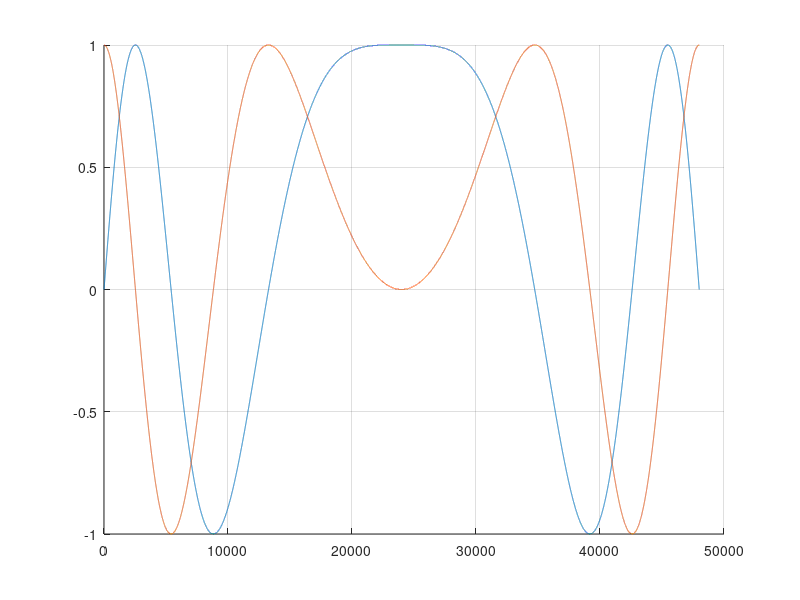
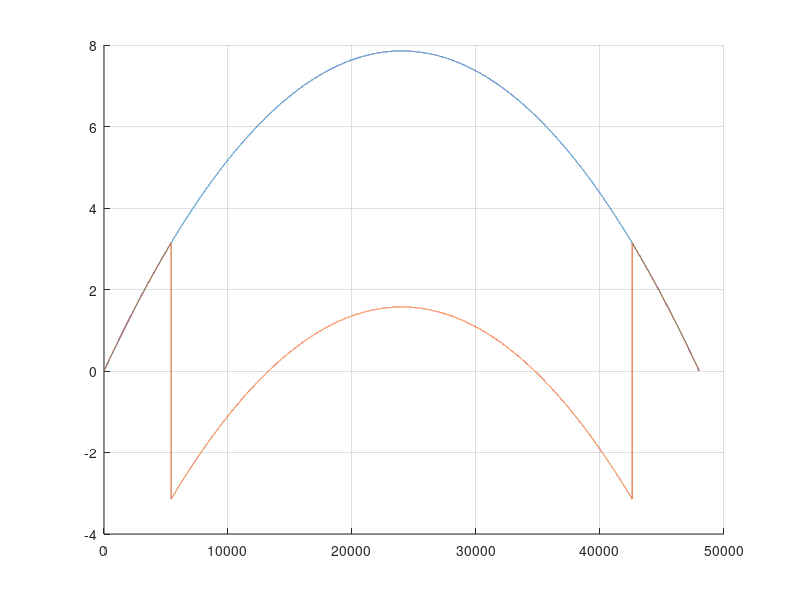
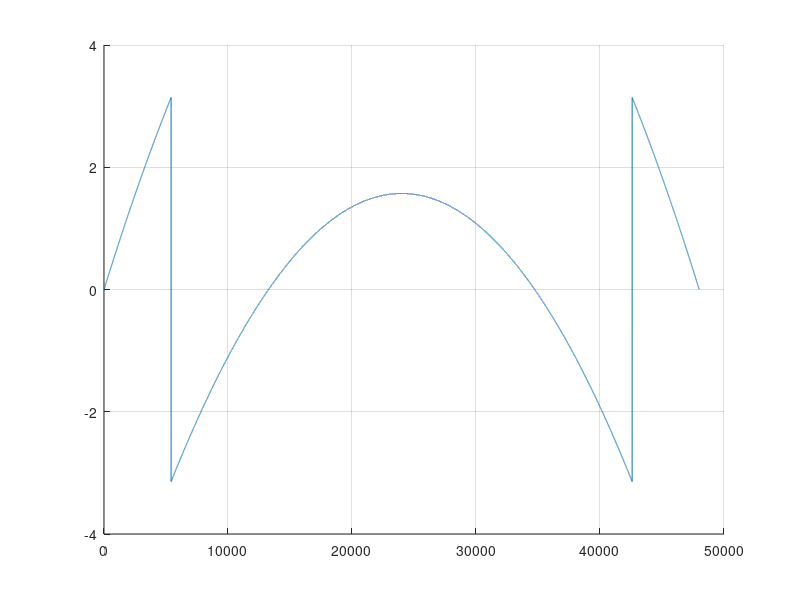

Write the MATLAB code that produced these figures, in order.
clear;

SF = 48000; % sample rate

T = 1; % time

t_in = 0:SF * T;

old_atan2 = 0;
wrap = 0;
freq = 5.0;
delta = freq / SF;

for k = 1 + t_in
    left(k) = sin((k -1) * freq * 2 * pi / SF);
    right(k) = cos((k -1) * freq * 2 * pi / SF);

    freq -= delta;

    new_atan2 = atan2(left(k), right(k));

    wrapped(k) = new_atan2;

    if new_atan2 - old_atan2 > pi
        wrap -= 1
    elseif old_atan2 - new_atan2 > pi
        wrap += 1
    end

    old_atan2 = new_atan2;
    unwrapped(k) = wrap * 2 * pi + new_atan2;
end

figure(1)
clf
hold on
plot(left)
plot(right)
grid on

figure(2)
clf
hold on
plot(unwrapped)
plot(wrapped)
grid on

figure(3)
clf
hold on
plot(wrapped)
grid on

csvwrite('phase_dec.csv', unwrapped);
